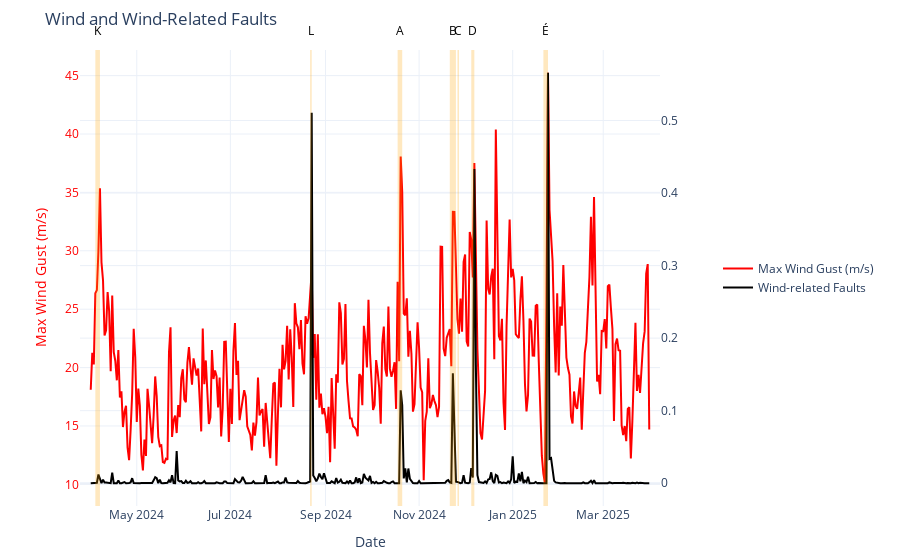

Source (notebook cell):
### Code cell
fig_wind.show()

### Figure 1 — Plotly figure (JSON) as saved in the notebook; plotly's stock layout.template omitted (floating-point values rounded to 4 significant figures; data arrays with more than 128 entries replaced by an {"elided": "..."} marker saying what was removed)
{"data": [{"line": {"color": "red"}, "name": "Max Wind Gust (m/s)", "type": "scatter", "x": {"elided": "365 str values"}, "y": {"elided": "365 float values"}}, {"line": {"color": "black"}, "name": "Wind-related Faults", "type": "scatter", "x": {"elided": "365 str values"}, "y": {"elided": "365 float values"}, "yaxis": "y2"}], "layout": {"annotations": [{"font": {"color": "black", "size": 12}, "showarrow": false, "text": "A", "x": "2024-10-19T12:00:00", "xref": "x", "y": 1.02, "yanchor": "bottom", "yref": "paper"}, {"font": {"color": "black", "size": 12}, "showarrow": false, "text": "B", "x": "2024-11-23T00:00:00", "xref": "x", "y": 1.02, "yanchor": "bottom", "yref": "paper"}, {"font": {"color": "black", "size": 12}, "showarrow": false, "text": "C", "x": "2024-11-26T12:00:00", "xref": "x", "y": 1.02, "yanchor": "bottom", "yref": "paper"}, {"font": {"color": "black", "size": 12}, "showarrow": false, "text": "D", "x": "2024-12-06T00:00:00", "xref": "x", "y": 1.02, "yanchor": "bottom", "yref": "paper"}, {"font": {"color": "black", "size": 12}, "showarrow": false, "text": "É", "x": "2025-01-22T12:00:00", "xref": "x", "y": 1.02, "yanchor": "bottom", "yref": "paper"}, {"font": {"color": "black", "size": 12}, "showarrow": false, "text": "K", "x": "2024-04-05T12:00:00", "xref": "x", "y": 1.02, "yanchor": "bottom", "yref": "paper"}, {"font": {"color": "black", "size": 12}, "showarrow": false, "text": "L", "x": "2024-08-22T12:00:00", "xref": "x", "y": 1.02, "yanchor": "bottom", "yref": "paper"}], "hovermode": "x unified", "legend": {"bgcolor": "rgba(255,255,255,0.6)", "orientation": "v", "x": 1.1, "xanchor": "left", "y": 0.5, "yanchor": "middle"}, "margin": {"b": 50, "l": 80, "r": 240, "t": 50}, "shapes": [{"fillcolor": "orange", "line": {"width": 0}, "opacity": 0.25, "type": "rect", "x0": "2024-10-18T00:00:00", "x1": "2024-10-21T00:00:00", "xref": "x", "y0": 0, "y1": 1, "yref": "y domain"}, {"fillcolor": "orange", "line": {"width": 0}, "opacity": 0.25, "type": "rect", "x0": "2024-11-21T00:00:00", "x1": "2024-11-25T00:00:00", "xref": "x", "y0": 0, "y1": 1, "yref": "y domain"}, {"fillcolor": "orange", "line": {"width": 0}, "opacity": 0.25, "type": "rect", "x0": "2024-11-26T00:00:00", "x1": "2024-11-27T00:00:00", "xref": "x", "y0": 0, "y1": 1, "yref": "y domain"}, {"fillcolor": "orange", "line": {"width": 0}, "opacity": 0.25, "type": "rect", "x0": "2024-12-05T00:00:00", "x1": "2024-12-07T00:00:00", "xref": "x", "y0": 0, "y1": 1, "yref": "y domain"}, {"fillcolor": "orange", "line": {"width": 0}, "opacity": 0.25, "type": "rect", "x0": "2025-01-21T00:00:00", "x1": "2025-01-24T00:00:00", "xref": "x", "y0": 0, "y1": 1, "yref": "y domain"}, {"fillcolor": "orange", "line": {"width": 0}, "opacity": 0.25, "type": "rect", "x0": "2024-04-04T00:00:00", "x1": "2024-04-07T00:00:00", "xref": "x", "y0": 0, "y1": 1, "yref": "y domain"}, {"fillcolor": "orange", "line": {"width": 0}, "opacity": 0.25, "type": "rect", "x0": "2024-08-22T00:00:00", "x1": "2024-08-23T00:00:00", "xref": "x", "y0": 0, "y1": 1, "yref": "y domain"}], "showlegend": true, "title": {"text": "Wind and Wind-Related Faults"}, "xaxis": {"range": ["2024-03-25", "2025-04-07"], "title": {"text": "Date"}}, "yaxis": {"color": "red", "title": {"text": "Max Wind Gust (m/s)"}}, "yaxis2": {"overlaying": "y", "side": "right"}}}
